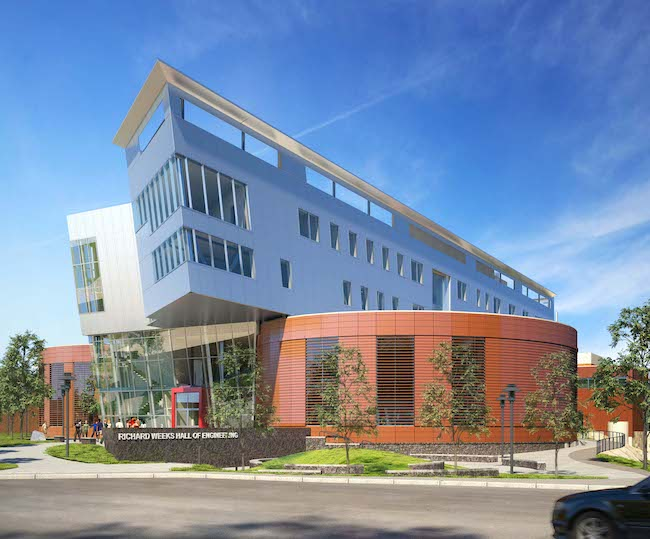
%> input picture WeeksHallSmall.jpg, 650 x 539 px
$ octave Problem31C.m   (GNU Octave 9; MATLAB toolbox functions it lacks are replaced by stand-ins)
%> lines starting %> are read from the running program, lines starting %| are printed output that depends on the picture
% Read the original image
img = imread('WeeksHallSmall.jpg');
%> img is the input picture: size 539x650x3 uint8; mean R, G, B 123, 140.3, 165.4

% Choose row 230 for analysis
row_230 = img(230, :, :); % Extract row 230 (keep RGB if applicable)

% Plot row 230 of the original image
figure;
stem(1:size(row_230, 2), double(row_230(:, :, 1)), 'b');
title('Row 230 of Original Image (Red Channel)');
xlabel('Pixel Index');
ylabel('Pixel Intensity');
hold on;

% Identify edges in the original image (by observation, manually pick)
% Example: Manually mark where you observe light-to-dark and dark-to-light edges
xline(50, 'r--', 'Light-to-Dark Edge'); % Example indices
xline(150, 'g--', 'Dark-to-Light Edge');
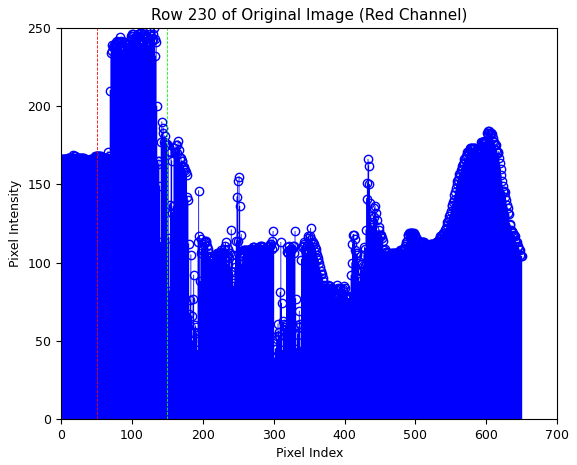
%> figure redrawn from the program's plot data; highest point at x = 131, y = 250

% First Difference Filter
c = [1, -1]; % Define the first difference filter
filtered_row = filter(c, 1, double(row_230(:, :, 1))); % Apply to red channel
%> filtered_row = 650 values, max 166 at index 1, min -71 at index 301, mean 0.16

% Plot filtered row 230
figure;
stem(1:size(filtered_row, 2), filtered_row, 'b');
title('Filtered Row 230 (First Difference Filter)');
xlabel('Pixel Index');
ylabel('Edge Magnitude');
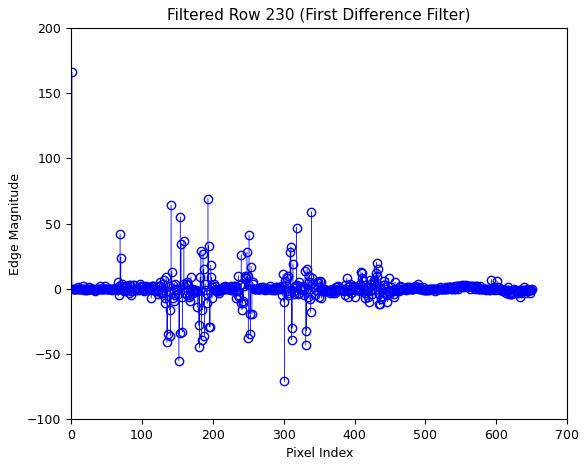
%> figure redrawn from the program's plot data; highest point at x = 1, y = 166
hold on;

% Thresholding
tau_values = [1, 50]; % Define thresholds
for tau = tau_values
    % Thresholded edges
    thresholded_edges = abs(filtered_row) > tau;

    % Plot thresholded results
    figure;
    stem(1:size(thresholded_edges, 2), thresholded_edges, 'r');
    title(['Thresholded Edges (Tau = ', num2str(tau), ')']);
    xlabel('Pixel Index');
    ylabel('Edge Detected');
end
%> this loop made 2 passes
%> pass 1, `ylabel('Edge Detected');`:
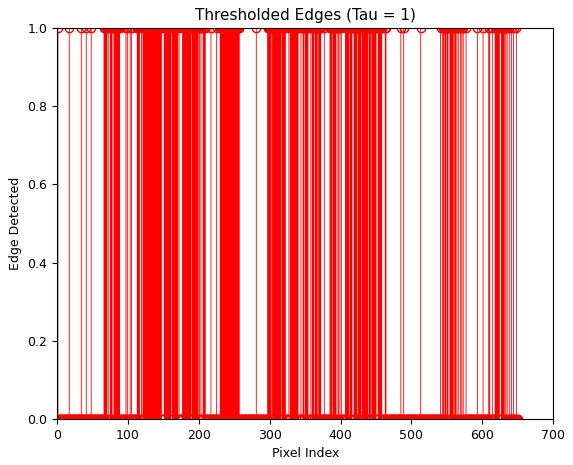
%> figure redrawn from the program's plot data; highest point at x = 1, y = 1

% Apply filter to all rows and columns of the image
filtered_img_rows = imfilter(double(img), c, 'replicate', 'conv'); % Filter rows
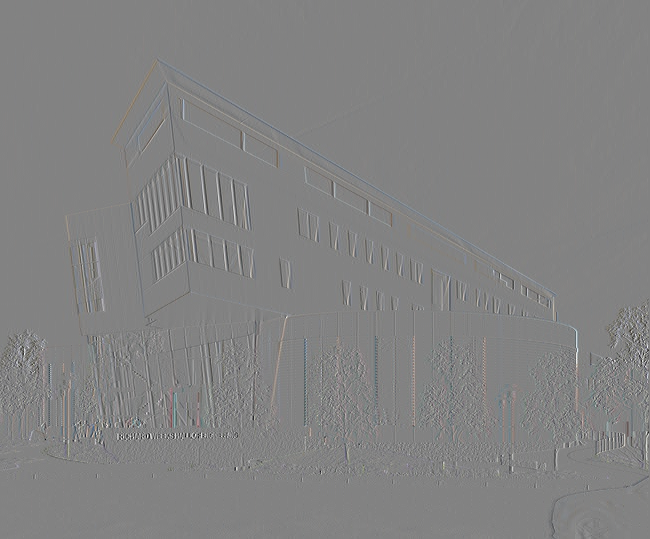
%> filtered_img_rows: size 539x650x3 double; mean R, G, B 0, -0.1, -0.1; drawn with min black and max white
filtered_img_cols = imfilter(double(img), c', 'replicate', 'conv'); % Filter columns
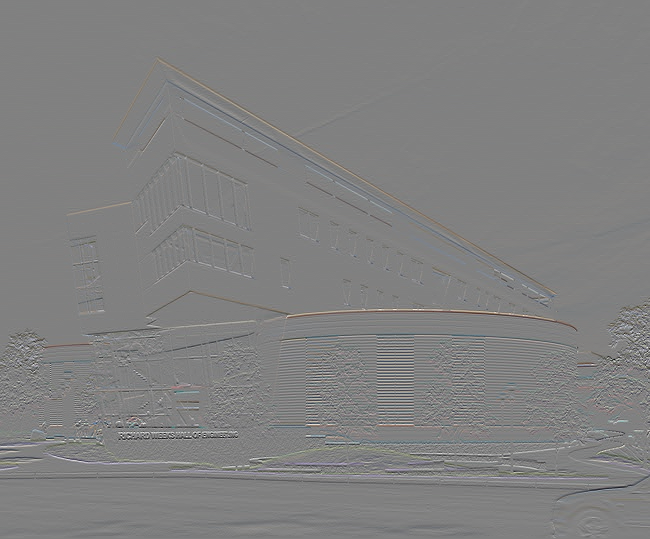
%> filtered_img_cols: size 539x650x3 double; mean R, G, B 0, -0.1, -0.2; drawn with min black and max white

% Display results for rows and columns
figure;
imagesc(filtered_img_rows);
title('Filtered Image - Rows');
colorbar;
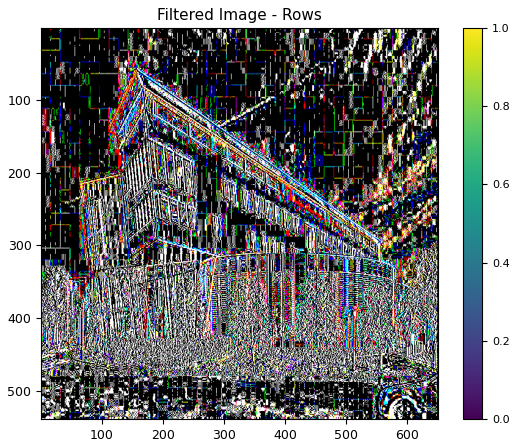
%> figure redrawn from the program's plot data

figure;
imagesc(filtered_img_cols);
title('Filtered Image - Columns');
colorbar;
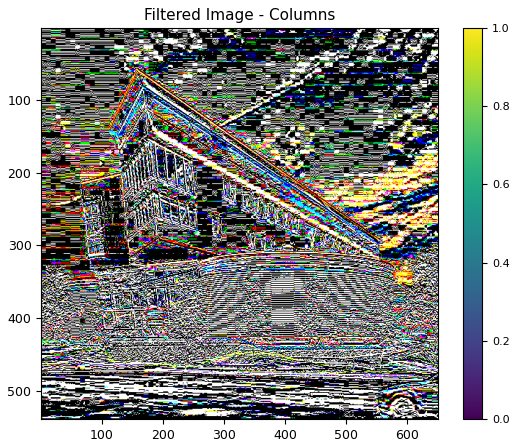
%> figure redrawn from the program's plot data
